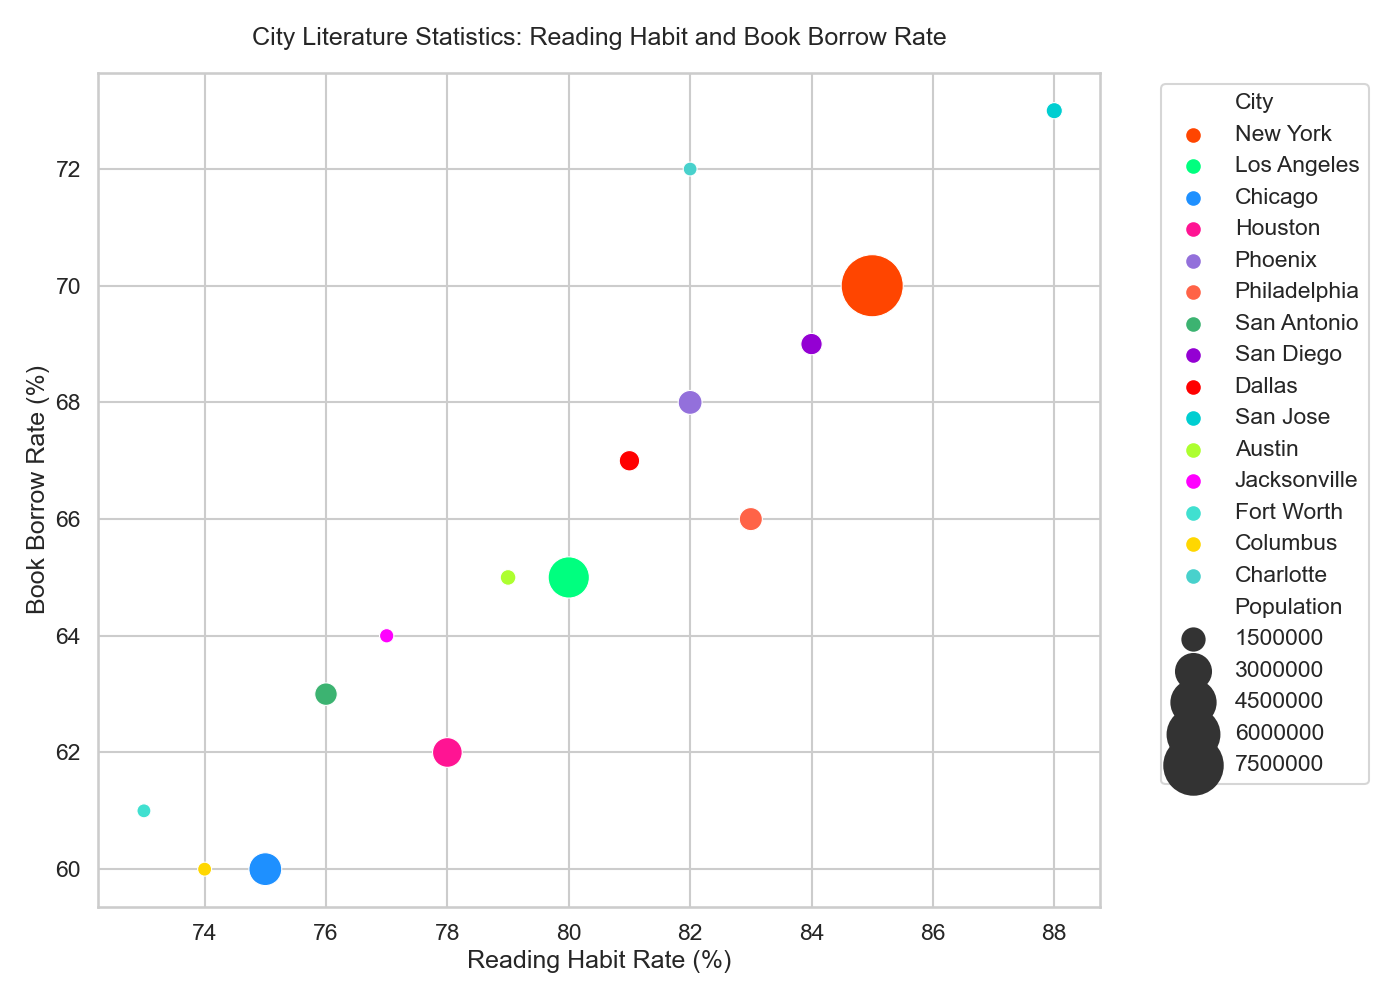

The script that drew this image:

import pandas as pd
import seaborn as sns
import matplotlib.pyplot as plt

data = {
    "City": ["New York", "Los Angeles", "Chicago", "Houston", "Phoenix", 
             "Philadelphia", "San Antonio", "San Diego", "Dallas", "San Jose", 
             "Austin", "Jacksonville", "Fort Worth", "Columbus", "Charlotte"],
    "NumberOfLibraries": [220, 150, 120, 100, 80, 
                          95, 60, 75, 85, 55,
                          45, 40, 50, 70, 65],
    "ReadingHabitRate": [85, 80, 75, 78, 82, 
                         83, 76, 84, 81, 88,
                         79, 77, 73, 74, 82],
    "BookBorrowRate": [70, 65, 60, 62, 68,
                       66, 63, 69, 67, 73,
                       65, 64, 61, 60, 72],
    "Population": [8419000, 3990000, 2706000, 2306000, 1662000, 
                   1584000, 1532000, 1426000, 1343000, 1029000,
                   993000, 911000, 890000, 892000, 885000]
}

df = pd.DataFrame(data)

sns.set_context("talk")
sns.set_style("whitegrid")

plt.figure(figsize=(14, 10))
bubble_chart = sns.scatterplot(
    data=df, 
    x="ReadingHabitRate", 
    y="BookBorrowRate", 
    hue="City", 
    size="Population",
    sizes=(100, 2000),
    palette=["#FF4500", "#00FF7F", "#1E90FF", "#FF1493", "#9370DB",
             "#FF6347", "#3CB371", "#9400D3", "#FF0000", "#00CED1",
             "#ADFF2F", "#FF00FF", "#40E0D0", "#FFD700", "#48D1CC"]
).set_title('City Literature Statistics: Reading Habit and Book Borrow Rate', pad=20)

plt.xlabel("Reading Habit Rate (%)")
plt.ylabel("Book Borrow Rate (%)")
plt.legend(bbox_to_anchor=(1.05, 1), loc=2)
plt.tight_layout()
plt.show()
